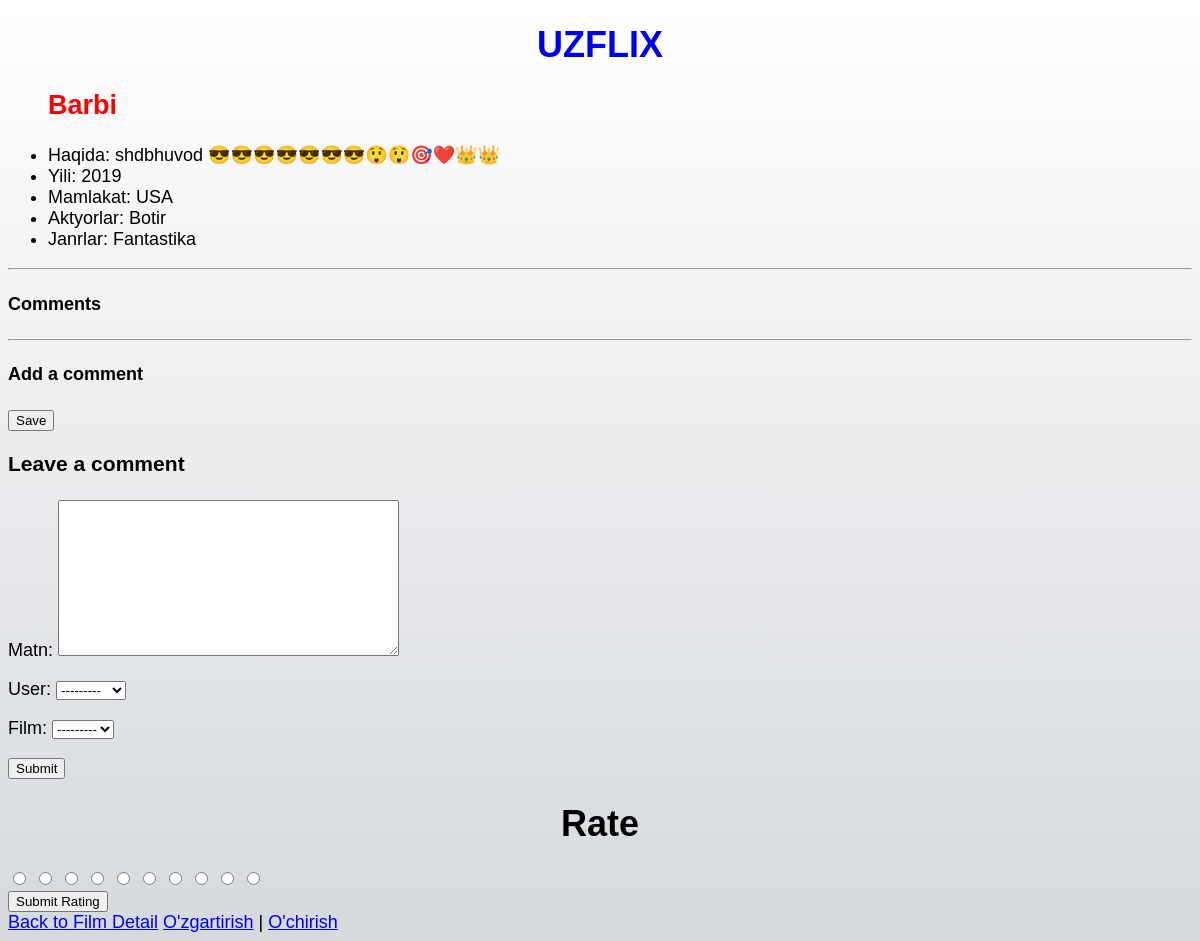
/film/1/, run on an earlier commit of the app's database.
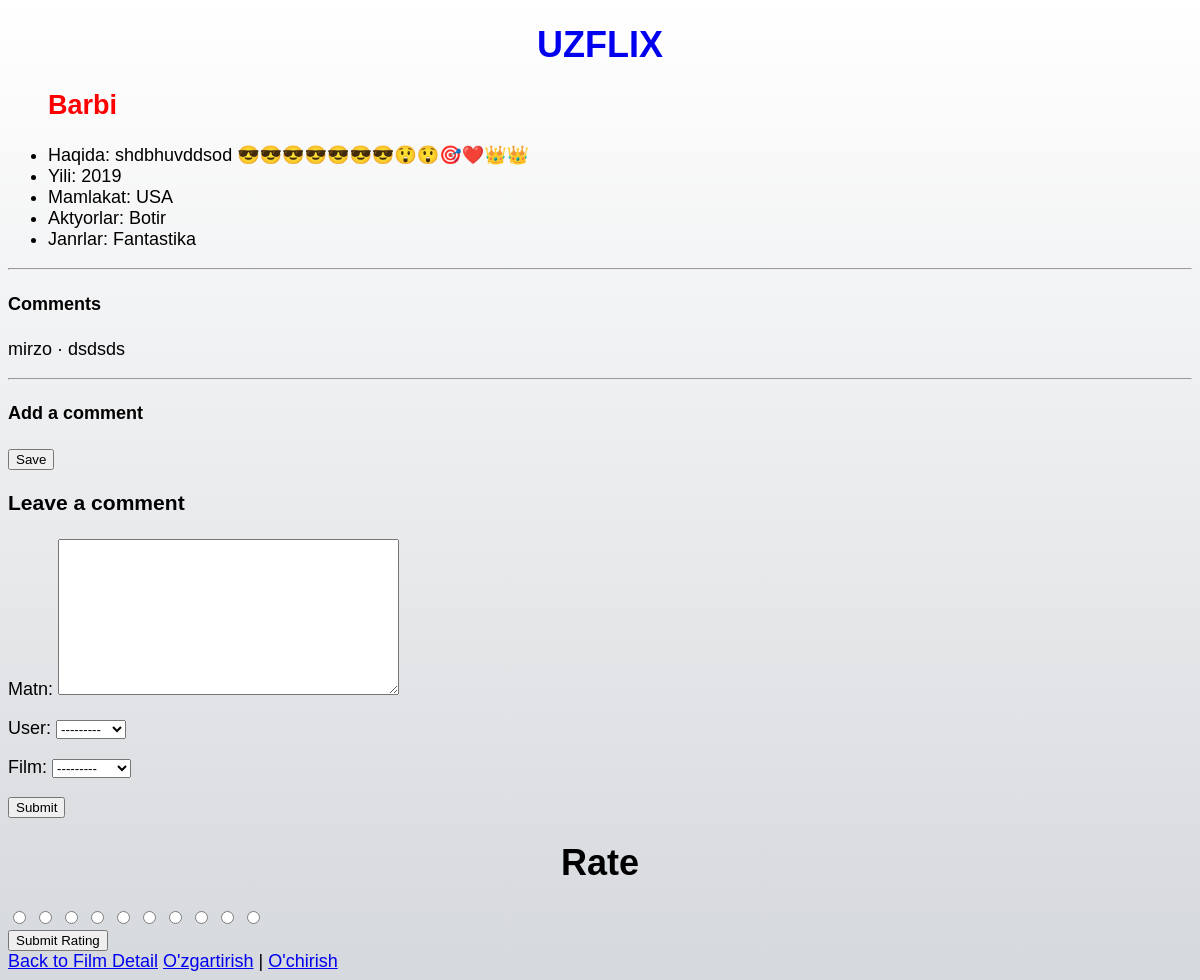
And on a later commit of the database.
### uzflix/models.py (models this page shows, shortened)
class Film(models.Model):
    nomi = models.CharField("Nomi", max_length=100)
    haqida = models.TextField("Film haqida")
    yili = models.PositiveSmallIntegerField("Olingan yili", default=2019)
    mamlakat = models.CharField(max_length=100)
    aktyorlar = models.ManyToManyField(
        Aktyor, verbose_name="aktiyor", related_name="film_actor"
    )
    rejissorlar = models.ManyToManyField(
        Aktyor, verbose_name="rejissor", related_name="film_director"
    )
    genres = models.ManyToManyField(Janr, verbose_name="janrlar")
    draft = models.BooleanField("sayitga_joylangan", default=False)
    def __str__(self):
        return self.nomi
    class Meta:
        verbose_name = "Film"
        verbose_name_plural = "Filmlar"

class Aktyor(models.Model):
    ism = models.CharField("Ism", max_length=100)
    yosh = models.PositiveSmallIntegerField("Yoshi", default=0)
    batafsil = models.TextField("Batafsil")
    class Meta:
        verbose_name = "Aktyor yoki rejissor"
        verbose_name_plural = "Aktyorlar va rejissorlar"

class Janr(models.Model):
    name = models.CharField(
        "Nomi", choices=CATEGORY_CHOICES, max_length=100, unique=True
    )
    class Meta:
        verbose_name = "Janr"
        verbose_name_plural = "Janrlar"

class Izoh(models.Model):
    user = models.ForeignKey(User, on_delete=models.CASCADE)
    matn = models.TextField("Matn", max_length=1000)
    film = models.ForeignKey(Film, verbose_name="film", on_delete=models.CASCADE)
    created_at = models.DateTimeField(default=timezone.now)
    class Meta:
        verbose_name = "Izoh"
        verbose_name_plural = "Izohlar"

### accounts/models.py (models this page shows)
class CustomUser(AbstractUser):
    age = models.PositiveIntegerField(null=True, blank=True)
    name = models.CharField(null=True, blank=True, max_length=100)

### uzflix/views.py (the view)
# urls.py: path('film/<int:pk>/', film_detail, name='film_detail'),
def film_detail(request, pk):
    template_name = 'film_detail.html'
    film = get_object_or_404(Film, pk=pk)
    comments = film
    new_comment = None    # Comment posted
    if request.method == 'POST':
        comment_form = CommentForm(data=request.POST)
        if comment_form.is_valid():
            new_comment = comment_form.save(commit=False)
            new_comment.film = film
            new_comment.save()
    else:
        comment_form = CommentForm()
    return render(request, template_name, {'film': film,
                                           'comments': comments,
                                           'new_comment': new_comment,
                                           'comment_form': comment_form})

### uzflix/forms.py
class CommentForm(forms.ModelForm):
    class Meta:
        model = Izoh
        fields = ("matn", "user","film")

### templates/film_detail.html (shortened to what this page needs)
{% extends "film_list.html" %}
{% block content %}
    <div class="detail">
        <h1 class="linklogo"><a href="{% url 'film_list' %}">UZFLIX</a></h1>
        <ul>
            <h2>{{ film.nomi }}</h2>
            <li>Haqida: {{ film.haqida }}</li>
            <li>Yili: {{ film.yili }}</li>
            <li>Mamlakat: {{ film.mamlakat }}</li>
            <li>
                Aktyorlar:
                {% for aktyor in film.aktyorlar.all %}{{ aktyor.ism|capfirst }}{% if not forloop.last %}, {% endif %}{% endfor %}
            </li>
            <li>
                Janrlar:
                {% for janr in film.genres.all %}{{ janr.name|capfirst }}{% if not forloop.last %}, {% endif %}{% endfor %}
            </li>
        </ul>
        <hr>
        <h4>Comments</h4>
        {% for comment in film.izoh_set.all %}<p>{{ comment.user }} &middot; {{ comment.matn }}</p>{% endfor %}
        <hr>
        <h4>Add a comment</h4>
        <form action="" method="post">
            <button class="btn btn-success ml-2" type="submit">Save</button>
        </form>
     <div class="card-body">
        {% if new_comment %}
        <div class="alert alert-success" role="alert">
          Your comment is awaiting moderation
        </div>
        {% else %}
        <h3>Leave a comment</h3>
        <form method="post" style="margin-top: 1.3em;">
          {{ comment_form.as_p }}
          <button type="submit" class="btn btn-primary  btn-lg">Submit</button>
        </form>
        {% endif %}
      </div>
      <h1>Rate {{ film.title }}</h1>
  <form method="post">
    <div class="star-rating">
      <input type="radio" id="star-1" name="star" value="1">
      <input type="radio" id="star-2" name="star" value="2">
      <input type="radio" id="star-1" name="star" value="1">
      <input type="radio" id="star-1" name="star" value="1">
      <input type="radio" id="star-1" name="star" value="1">
      <input type="radio" id="star-1" name="star" value="1">
      <input type="radio" id="star-1" name="star" value="1">
      <input type="radio" id="star-1" name="star" value="1">
      <input type="radio" id="star-1" name="star" value="1">
      <input type="radio" id="star-1" name="star" value="1">
    </div>
    <button type="submit">Submit Rating</button>
  </form>
  <a href="{% url 'film_detail' pk=film.pk %}">Back to Film Detail</a>
        <a href="{% url 'film_update' film.pk %}">O'zgartirish</a> |
        <a href="{% url 'film_delete' film.pk %}">O'chirish</a>
    </div>
{% endblock content %}

What changed in the data, as far as the page shows it:
changed Film "Barbi": haqida "shdbhuvod 😎😎😎😎😎😎😎😲😲🎯❤️👑👑" → "shdbhuvddsod 😎😎😎😎😎😎😎😲😲🎯❤️👑👑"
added Izoh: user "mirzo", matn "dsdsds"
